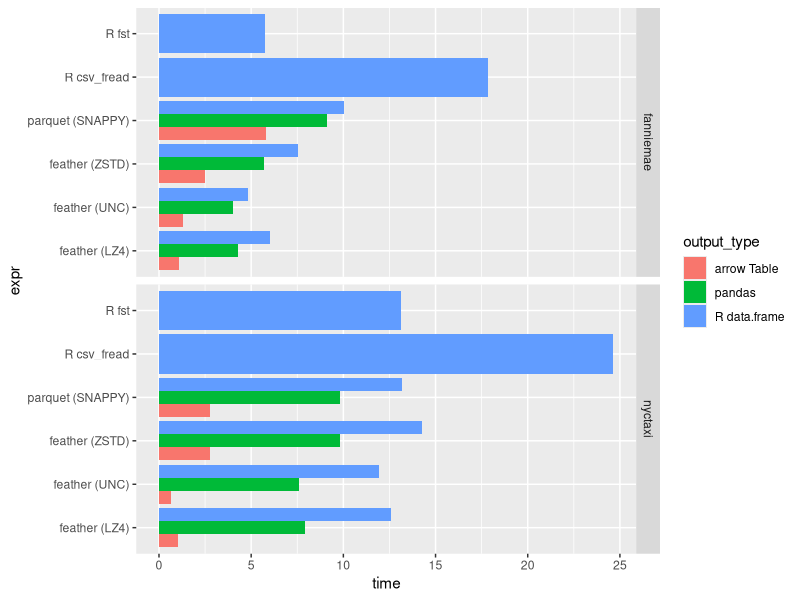
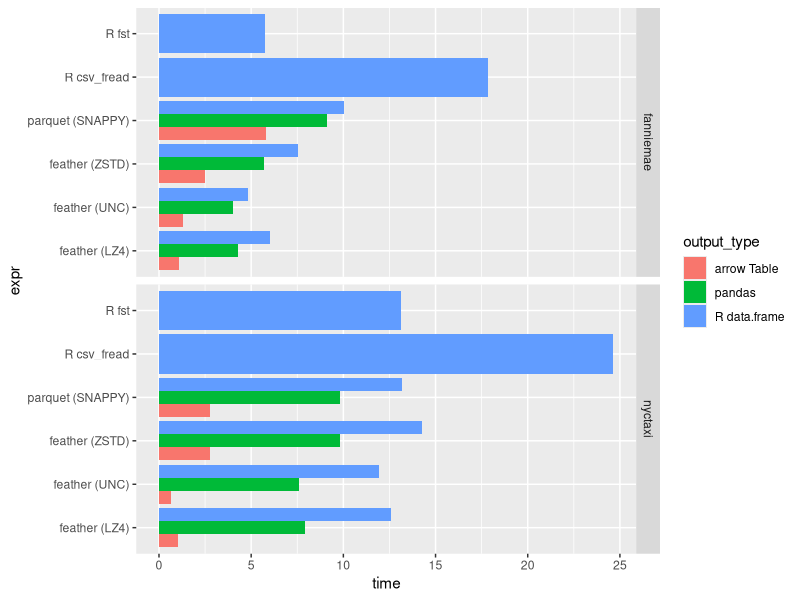

Reproduce these figures in R, in order.
library(ggplot2)

# setwd("~/code/notebooks/20190919file_benchmarks/")

results <- read.csv("all_results.csv")

ggplot(results, aes(fill=output_type, y=time, x=expr)) +
  facet_grid(rows=vars(dataset)) +
  geom_bar(position="dodge", stat="identity") +
  coord_flip()


ggsave("plot.png", width=10, height=4)